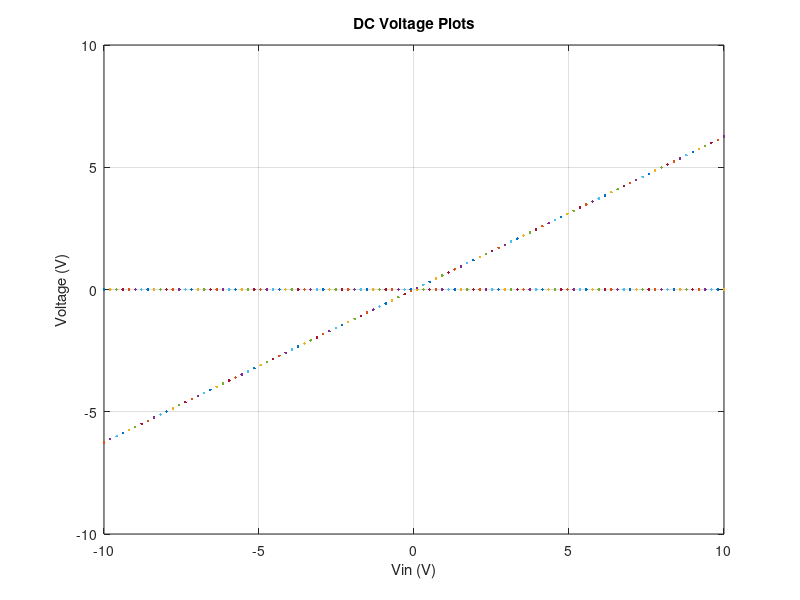

The MATLAB script that drew this image:
% PA 7 for ELEC 4700

clear 
close all
clc

% v = i*r;
% i = c*dv/dt;
% V = ldi*dt;

r1 = 1;
g1 = 1/r1;
r2 = 2;
g2 = 1/r2;
r3 = 10;
g3 = 1/r3;
r4 = 0.1;
g4 = 1/r4;
ro = 1000;
go = 1/ro;

c = 0.25;
L = 0.2;
a = 100;
vin = 1;

% eq1: derivative(v1-v2)/dt*C + (v1-v2)*g1 + Is = 0;
% eq2: v1 = vin;
% eq3: derivative(v2-v1)/dt*C + (v2-v1)*g1 + v2*g2 + Il = 0;
% eq4: v3*g3 - Il = 0;
% eq5: i3 = v3*v4;
% eq6: (v4-v5)*g4 + i3 = 0;
% eq7: (v5-v4)*g4 + v5*g0 = 0; 
% eq8: v3-v2 = L*dIl/dt;

% creating matrices
X = ['v1';'v2';'Is';'v3';'i3';'v4';'v5';'Il'];

% G = zeros(length(X));
G = [g1,-g1,1,0,0,0,0,0;
    1,0,0,0,0,0,0,0;
    -g1,g1+g2,0,0,0,0,0,1;
    0,0,0,g3,0,0,0,-1;
    0,0,0,0,1,0,0,0;
    0,0,0,0,1,g4,-g4,0;
    0,0,0,0,0,-g4,g4+go,0;
    0,-1,0,1,0,0,0,0];
    
C = [c,-c,0,0,0,0,0,0;
    0,0,0,0,0,0,0,0;
    -c,c,0,0,0,0,0,0;
    0,0,0,0,0,0,0,0;
    0,0,0,0,0,0,0,0;
    0,0,0,0,0,0,0,0;
    0,0,0,0,0,0,0,0;
    0,0,0,0,0,0,0,L];

% F = [0,vin,0,0,0,0,0];
F = zeros(1,length(X));
F(1,2) = vin;

% CdV/dt + GV = F
% (G + jwC)X = F(w)
% F(w) = 1
w = pi;
H = G+1j*w*C;
X = F/H;

% DC sweep
w = 0;
vin = linspace(-10,10,100);

for v = vin
    H = G+1j*w*C;
    F = zeros(1,length(X));
    F(1,2) = v;
    
    X0 = F/H;
    vo = X0(:,7);
    v3 = X0(:,4);

    figure(1)
    plot(v,vo)
    hold on
    grid on
    plot(v,v3)
    title('DC Voltage Plots')
    xlabel('Vin (V)'),ylabel('Voltage (V)')
end

% AC sweep
vin = 1;
w = 1:0.:100;
F(1,2) = vin;

for w0 = w
    
    H = G+1j*w*C;
    X0 = F/H;
    vo = X0(:,7);
    v3 = X0(:,4);
    
    figure(2) 
    plot(w0,vo)
    hold on
    grid on
    plot(w0,v3)
    title('AC Voltage Plots')
    xlabel('Frequency (Hz)'),ylabel('Voltage (V)')
end

% % Capacitance Sweeps
% n = 100;
% mu = 0.25;
% sigma = 0.05;
% c0 = zeros(1,n);
% gain = zeros(1,n);
% w0 = pi;
% vin = 1;
% 
% for k = 1:n
%     c0(k) = normrnd(mu,sigma);
%     C = [c0(k),-c0(k),0,0,0,0,0,0;
%     0,0,0,0,0,0,0,0;
%     -c0(k),c0(k),0,0,0,0,0,0;
%     0,0,0,0,0,0,0,0;
%     0,0,0,0,0,0,0,0;
%     0,0,0,0,0,0,0,0;
%     0,0,0,0,0,0,0,0;
%     0,0,0,0,0,0,0,L];
% 
%     figure(3)
%     histogram(c0,10)
%     title('Capacitance Distribution')
%     xlabel('C'),ylabel('Count')
%     
%     H = G+w0*c0(k);
%     X1 = F/H;
%     vo(k) = X1(:,7);
%     gain(k) = vo(k)/vin;
% 
%     figure(4) 
%     histogram(gain,10)
%     title('Voltage Gain Distribution')
%     xlabel('Vo/Vin'),ylabel('Count')    
% end

